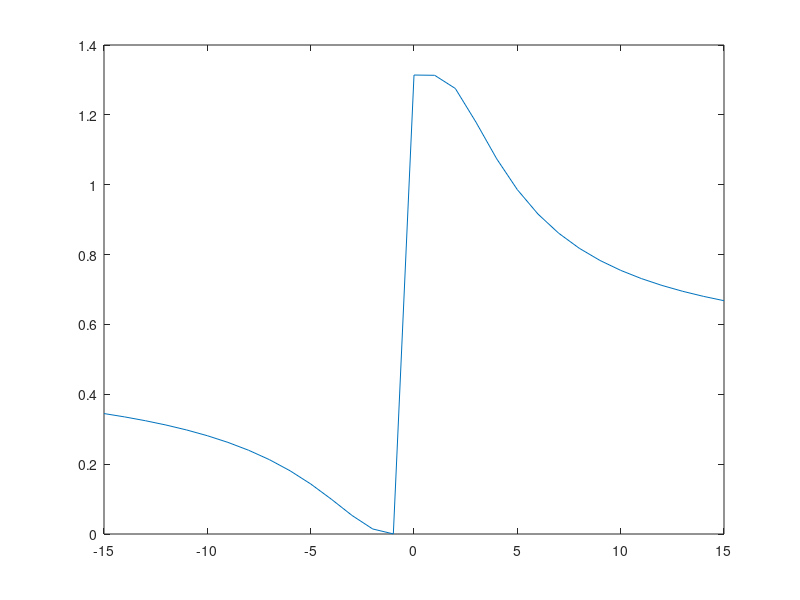

Here is the MATLAB script that generated this plot:
beta=1.314;
alpha=0.5;
r=8;
x=[-15:15];
y=zeros(1,31);
for j=1:31
y(1,j)=beta./(1+exp(alpha-r/x(1,j)));
end
plot(x,y)